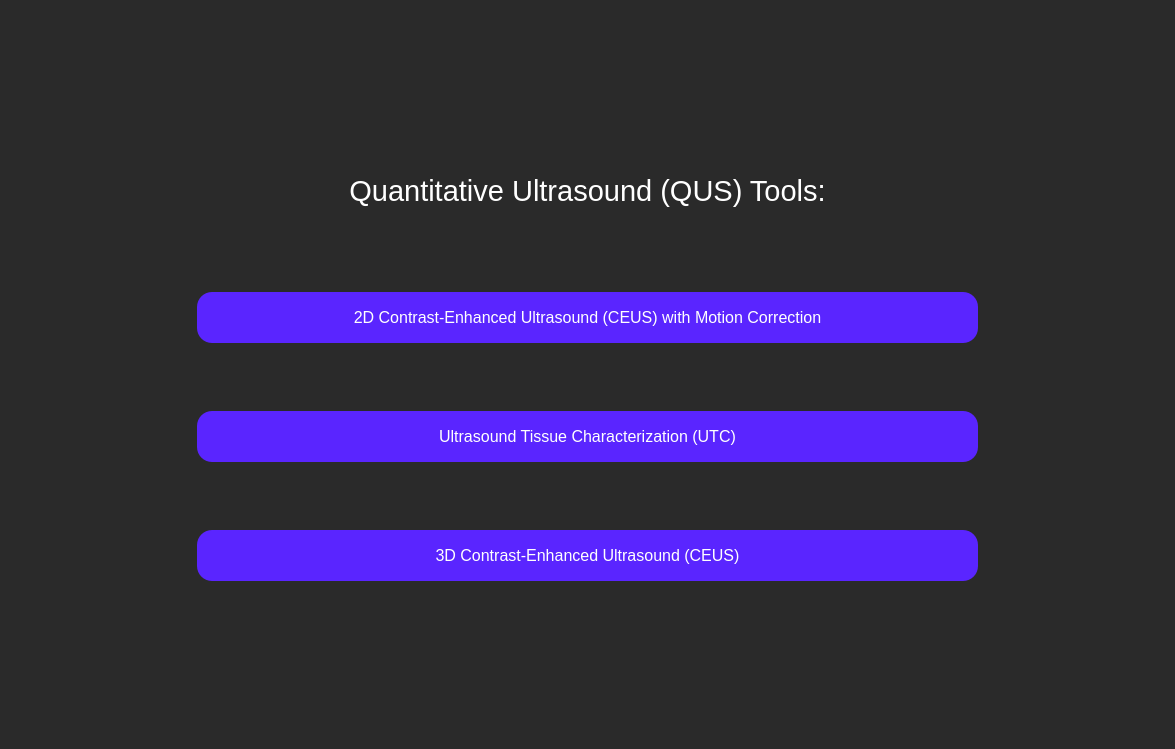
<?xml version="1.0" encoding="UTF-8"?>
<ui version="4.0">
 <class>qusPage</class>
 <widget class="QWidget" name="qusPage">
  <property name="geometry">
   <rect>
    <x>0</x>
    <y>0</y>
    <width>1175</width>
    <height>749</height>
   </rect>
  </property>
  <property name="sizePolicy">
   <sizepolicy hsizetype="Expanding" vsizetype="Expanding">
    <horstretch>0</horstretch>
    <verstretch>0</verstretch>
   </sizepolicy>
  </property>
  <property name="windowTitle">
   <string>QUS Tools</string>
  </property>
  <property name="styleSheet">
   <string notr="true">QWidget {
	background: rgb(42, 42, 42);
}</string>
  </property>
  <widget class="QWidget" name="verticalLayoutWidget">
   <property name="geometry">
    <rect>
     <x>-3</x>
     <y>-5</y>
     <width>1181</width>
     <height>751</height>
    </rect>
   </property>
   <layout class="QVBoxLayout" name="verticalLayout">
    <property name="leftMargin">
     <number>200</number>
    </property>
    <property name="topMargin">
     <number>100</number>
    </property>
    <property name="rightMargin">
     <number>200</number>
    </property>
    <property name="bottomMargin">
     <number>100</number>
    </property>
    <item>
     <widget class="QLabel" name="qusLabel">
      <property name="sizePolicy">
       <sizepolicy hsizetype="Preferred" vsizetype="Fixed">
        <horstretch>0</horstretch>
        <verstretch>0</verstretch>
       </sizepolicy>
      </property>
      <property name="minimumSize">
       <size>
        <width>0</width>
        <height>51</height>
       </size>
      </property>
      <property name="styleSheet">
       <string notr="true">QLabel {
	font-size: 29px;
	color: rgb(255, 255, 255);
	background-color: rgba(255, 255, 255, 0);
}</string>
      </property>
      <property name="text">
       <string>Quantitative Ultrasound (QUS) Tools:</string>
      </property>
      <property name="textFormat">
       <enum>Qt::AutoText</enum>
      </property>
      <property name="scaledContents">
       <bool>false</bool>
      </property>
      <property name="alignment">
       <set>Qt::AlignCenter</set>
      </property>
      <property name="wordWrap">
       <bool>true</bool>
      </property>
     </widget>
    </item>
    <item>
     <widget class="QPushButton" name="ceus2dButton">
      <property name="minimumSize">
       <size>
        <width>0</width>
        <height>51</height>
       </size>
      </property>
      <property name="toolTip">
       <string>&lt;html&gt;&lt;head/&gt;&lt;body&gt;&lt;p&gt;&lt;br/&gt;&lt;/p&gt;&lt;/body&gt;&lt;/html&gt;</string>
      </property>
      <property name="styleSheet">
       <string notr="true">QPushButton {
	color: white;
	font-size: 16px;
	background: rgb(90, 37, 255);
	border-radius: 15px;
}</string>
      </property>
      <property name="text">
       <string>2D Contrast-Enhanced Ultrasound (CEUS) with Motion Correction</string>
      </property>
     </widget>
    </item>
    <item>
     <widget class="QPushButton" name="utc2dButton">
      <property name="minimumSize">
       <size>
        <width>0</width>
        <height>51</height>
       </size>
      </property>
      <property name="toolTip">
       <string>&lt;html&gt;&lt;head/&gt;&lt;body&gt;&lt;p&gt;&lt;br/&gt;&lt;/p&gt;&lt;/body&gt;&lt;/html&gt;</string>
      </property>
      <property name="styleSheet">
       <string notr="true">QPushButton {
	color: white;
	font-size: 16px;
	background: rgb(90, 37, 255);
	border-radius: 15px;
}</string>
      </property>
      <property name="text">
       <string>Ultrasound Tissue Characterization (UTC)</string>
      </property>
     </widget>
    </item>
    <item>
     <widget class="QPushButton" name="ceus3dButton">
      <property name="minimumSize">
       <size>
        <width>0</width>
        <height>51</height>
       </size>
      </property>
      <property name="toolTip">
       <string>&lt;html&gt;&lt;head/&gt;&lt;body&gt;&lt;p&gt;&lt;br/&gt;&lt;/p&gt;&lt;/body&gt;&lt;/html&gt;</string>
      </property>
      <property name="styleSheet">
       <string notr="true">QPushButton {
	color: white;
	font-size: 16px;
	background: rgb(90, 37, 255);
	border-radius: 15px;
}</string>
      </property>
      <property name="text">
       <string>3D Contrast-Enhanced Ultrasound (CEUS)</string>
      </property>
     </widget>
    </item>
   </layout>
  </widget>
 </widget>
 <resources/>
 <connections/>
</ui>
